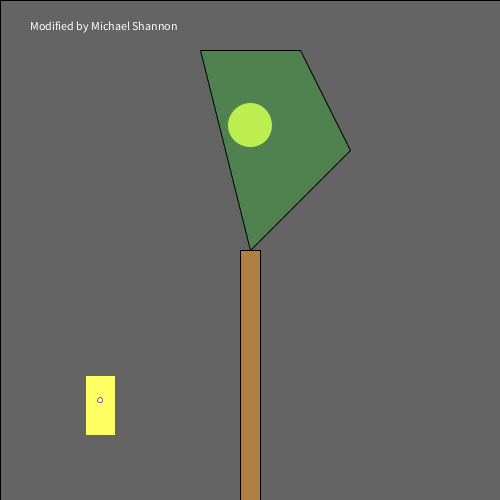
Frame 1 (no input)
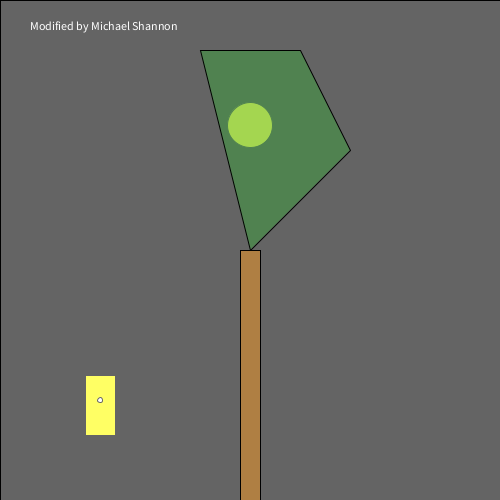
Frame 60 (the mouse pressed at the canvas centre just before this capture)
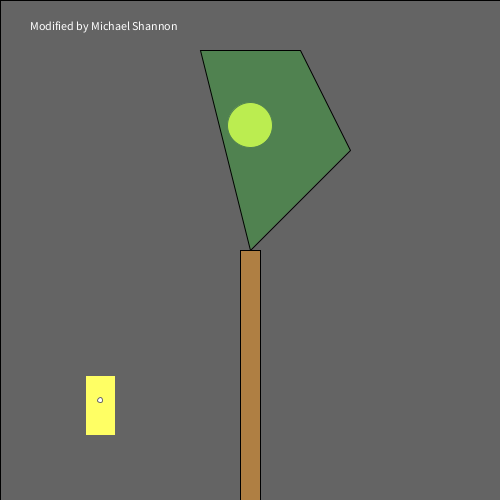
Frame 120 (the mouse held since frame 60 and released just before this capture)

The Processing sketch that drew these frames (run headless with seeded random() and noise(); from frame 60 on, the mouse is pressed at the canvas centre):

// Processing sketch: processing_109416
// ── processing_109416.pde

/*
  Norm Krumpe
  September 22, 2012
  Models a light that is triggered by motion (in this case, motion
  of the mouse).  The light also has a timer.  So, motion turns on the
  light, but a certain amount of time passing with no motion will
  cause the light to turn off again.
*/

// How close you need to get to the
// light sensor in order to turn on
// the light.  Higher values make it
// easier to trigger the light.  Distance
// is measured in pixels.
final int TRIGGER_DISTANCE = 50;

// The location of the sensor:
final int SWITCH_CENTER_X = 100;
final int SWITCH_CENTER_Y = 400;

// seconds until light shuts off automatically when there is no motion
final float SECONDS_UNTIL_AUTO_SHUTOFF = 10; 

// Light will initially be on because of this next value.
// Want the light off initially?  
// Set this to something less than SECONDS_UNTIL_AUTO_SHUTOFF
float timeOfLastTrigger = 0; 
boolean revealTriggerRegion = false;

// Just choose a window size
void setup() {
  size(500, 500);
}

// Each time the mouse moves, check to see
// if it triggered the motion sensor
void mouseMoved() {
  if (motionSensorWasTriggered()) {
    timeOfLastTrigger = millis()/1000.0;
  }
}

// When a key is pressed, toggle the "cheat" that
// reveals the motion sensor's trigger region.
void keyPressed() {
  revealTriggerRegion = !revealTriggerRegion;
}

// Draw the various parts of the scene
void draw() {
  background(0);
  fill(255);
  text("Modified by Michael Shannon", 30, 30);
  drawLightSwitch();
  drawLamp();  
  drawTriggerRegion();
}

// Draws all components of the lamp
void drawLamp() {
  drawLight();
  fill(0, 255, 0, 50);
  quad(200, 50, 300, 50, 350, 150, 250, 250);
  fill(175, 127, 67);
  rect(240, 250, 20, 250);
}

// How the light gets drawn depends on whether
// the lightbulb is lit.
void drawLight() {

  if (secondsSinceLastTrigger() < SECONDS_UNTIL_AUTO_SHUTOFF) {
    // If the light is on:
    int strength = (int)random(156, 256);
    fill(strength, strength, 0);
    ellipse(250, 125, 45, 45);
    fill(255, 100);
    rect(0, 0, width, height);
  }

  else {
    // Light is off:
    fill(10, 10, 0);
    ellipse(250, 125, 45, 45);
  }
}

// Draw the light switch/sensor
void drawLightSwitch() {
  fill(255, 255, 0);
  rect(SWITCH_CENTER_X - 15, SWITCH_CENTER_Y - 25, 30, 60);
  fill(255);
  ellipse(SWITCH_CENTER_X, SWITCH_CENTER_Y, 5, 5);
}

// Return true if the mouse triggered the sensor
boolean motionSensorWasTriggered() {
  return distanceFromLightSwitch() < TRIGGER_DISTANCE;
}

// Compute the distance between the mouse and the sensor
float distanceFromLightSwitch() {  
  return dist(mouseX, mouseY, SWITCH_CENTER_X, SWITCH_CENTER_Y);
}

// Determine how long it has been since the motion sensor
// was last turned on.
float secondsSinceLastTrigger() {
  return millis()/1000.0 - timeOfLastTrigger;
}

// Show a "cheat" region so that you know where the mouse
// needs to go in order to trigger the light sensor
void drawTriggerRegion() {
  if (revealTriggerRegion) {
    fill(255, 25);
    ellipse(SWITCH_CENTER_X, SWITCH_CENTER_Y, 
    TRIGGER_DISTANCE * 2, TRIGGER_DISTANCE * 2);
  }
}
